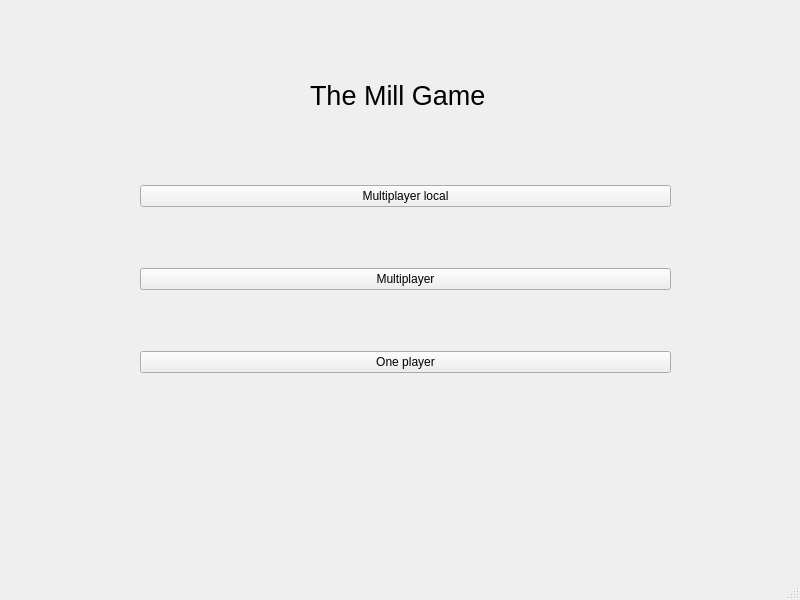
<?xml version="1.0" encoding="UTF-8"?>
<ui version="4.0">
 <class>MainMenu</class>
 <widget class="QMainWindow" name="MainMenu">
  <property name="geometry">
   <rect>
    <x>0</x>
    <y>0</y>
    <width>800</width>
    <height>600</height>
   </rect>
  </property>
  <property name="windowTitle">
   <string>MainWindow</string>
  </property>
  <widget class="QWidget" name="centralwidget">
   <widget class="QWidget" name="verticalLayoutWidget">
    <property name="geometry">
     <rect>
      <x>140</x>
      <y>130</y>
      <width>531</width>
      <height>301</height>
     </rect>
    </property>
    <layout class="QVBoxLayout" name="verticalLayout">
     <item>
      <widget class="QPushButton" name="localPlayBtn">
       <property name="text">
        <string>Multiplayer local</string>
       </property>
      </widget>
     </item>
     <item>
      <widget class="QPushButton" name="serverPlayBtn">
       <property name="text">
        <string>Multiplayer</string>
       </property>
      </widget>
     </item>
     <item>
      <widget class="QPushButton" name="pushButton_3">
       <property name="text">
        <string>One player</string>
       </property>
      </widget>
     </item>
    </layout>
   </widget>
   <widget class="QLabel" name="label">
    <property name="geometry">
     <rect>
      <x>310</x>
      <y>70</y>
      <width>191</width>
      <height>51</height>
     </rect>
    </property>
    <property name="font">
     <font>
      <pointsize>20</pointsize>
     </font>
    </property>
    <property name="text">
     <string>The Mill Game</string>
    </property>
   </widget>
  </widget>
  <widget class="QMenuBar" name="menubar">
   <property name="geometry">
    <rect>
     <x>0</x>
     <y>0</y>
     <width>800</width>
     <height>21</height>
    </rect>
   </property>
  </widget>
  <widget class="QStatusBar" name="statusbar"/>
 </widget>
 <resources/>
 <connections/>
</ui>
